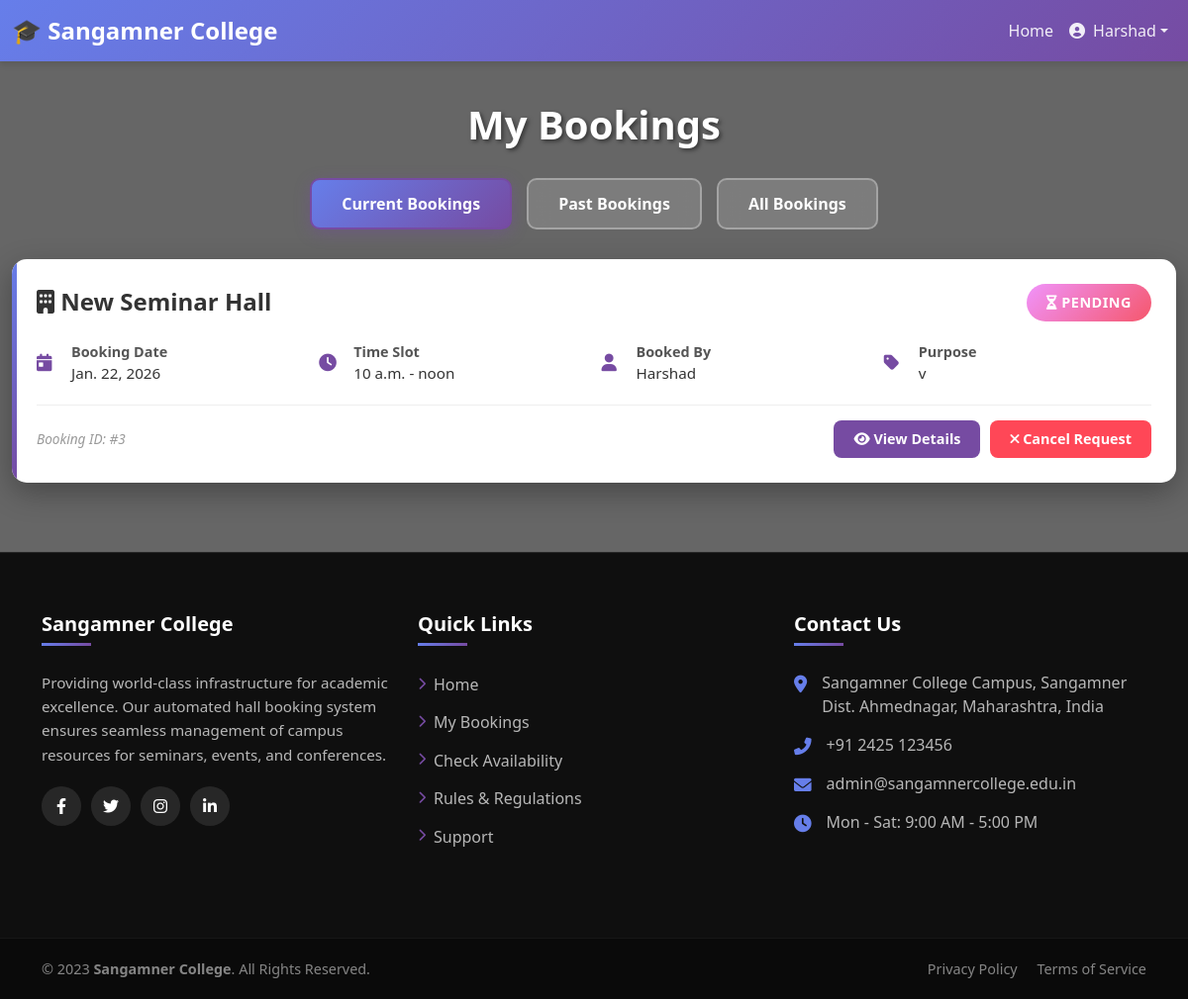
The page /mybooking/ (signed in) on the database as committed earlier.
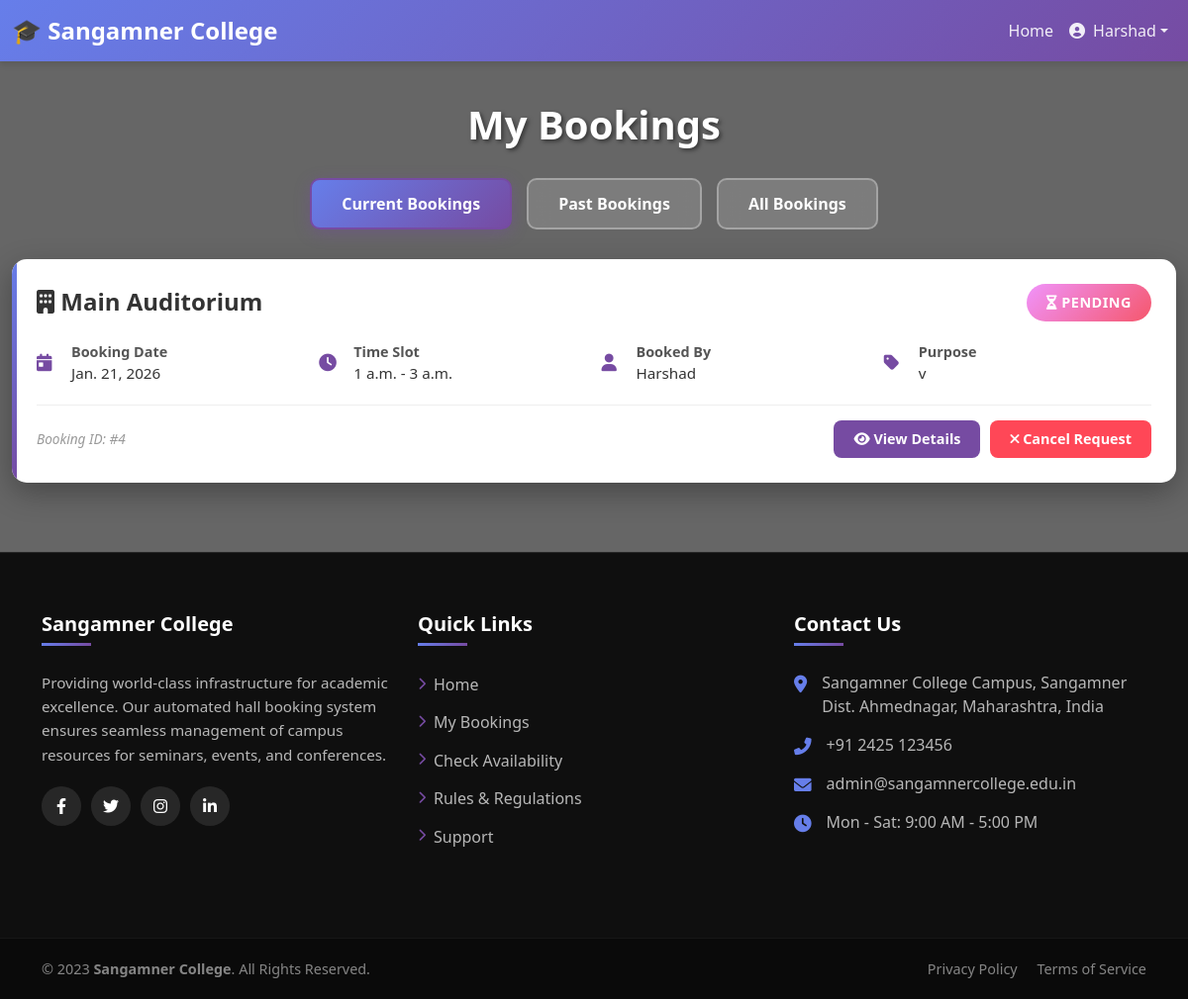
The same page on the database as committed later.
### hallapp/models.py (models this page shows, shortened)
class User(AbstractUser):
    department = models.CharField(max_length=100, blank=True, null=True)
    phone_number = models.CharField(max_length=15, blank=True, null=True)

class Booking(models.Model):
    STATUS_CHOICES = (
        ('PENDING', 'Pending'),
        ('APPROVED', 'Approved'),
        ('REJECTED', 'Rejected'),
        ('COMPLETED', 'Completed'),
        ('CANCELLED', 'Cancelled'),
    )
    STAGE_CHOICES = (
        ('Large', 'Large'),
        ('Small', 'Small'),
    )
    CHAIR_CHOICES = (
        ('Wheel', 'Wheel'),
        ('Fiber', 'Fiber'),
    )
    user = models.ForeignKey(User, on_delete=models.CASCADE, related_name='bookings')
    hall = models.ForeignKey(Hall, on_delete=models.CASCADE, related_name='bookings')
    event_name = models.CharField(max_length=200)
    department = models.CharField(max_length=100)
    coordinator_name = models.CharField(max_length=100, verbose_name="Program Head / Coordinator")
    coordinator_mobile = models.CharField(max_length=15)
    booking_date = models.DateField()
    start_time = models.TimeField()
    end_time = models.TimeField()
    stage_size = models.CharField(max_length=10, choices=STAGE_CHOICES, blank=True)
    audience_count = models.PositiveIntegerField(default=0)
    chair_type = models.CharField(max_length=10, choices=CHAIR_CHOICES, blank=True)
    chair_count = models.PositiveIntegerField(default=0)
    mic_count = models.PositiveIntegerField(default=0)
    speaker_count = models.PositiveIntegerField(default=0)
    projector_count = models.PositiveIntegerField(default=0)
    laptop_count = models.PositiveIntegerField(default=0)
    req_agarbatti = models.BooleanField(default=False, verbose_name="Incense Sticks (Agarbatti)")
    req_matchbox = models.BooleanField(default=False, verbose_name="Matchbox")
    req_oil = models.BooleanField(default=False, verbose_name="Oil")
    req_wati = models.BooleanField(default=False, verbose_name="Cotton Wicks (Wati)")
    req_kapur = models.BooleanField(default=False, verbose_name="Camphor (Kapur)")
    req_satarangi = models.CharField(max_length=100, blank=True, verbose_name="Satarangi/Mat")
    req_carpet = models.BooleanField(default=False, verbose_name="Red Carpet")
    req_mandap = models.BooleanField(default=False, verbose_name="Mandap")
    req_saraswati_photo = models.BooleanField(default=False, verbose_name="Saraswati Photo")
    req_samai = models.BooleanField(default=False, verbose_name="Traditional Lamp (Samai)")
    status = models.CharField(max_length=20, choices=STATUS_CHOICES, default='PENDING')
    rejection_reason = models.TextField(blank=True, null=True)
    approved_by = models.ForeignKey(User, on_delete=models.SET_NULL, null=True, blank=True, related_name='approved_bookings')
    approved_at = models.DateTimeField(null=True, blank=True)
    rejected_by = models.ForeignKey(User, on_delete=models.SET_NULL, null=True, blank=True, related_name='rejected_bookings')
    rejected_at = models.DateTimeField(null=True, blank=True)
    created_at = models.DateTimeField(auto_now_add=True)
    updated_at = models.DateTimeField(auto_now=True)
    class Meta:
        ordering = ['-booking_date', '-start_time']

class Hall(models.Model):
    name = models.CharField(max_length=100)  # e.g., "Main Auditorium"
    capacity = models.IntegerField()         # e.g., 500
    location = models.CharField(max_length=100) # e.g., "Block A"
    description = models.TextField(blank=True)
    facilities = models.CharField(max_length=255, help_text="e.g., AC, Sound System, WiFi")
    is_active = models.BooleanField(default=True)

### hallapp/views.py (the view)
# urls.py: path('mybooking/', views.my_bookings, name='mybooking'),
@login_required
def my_bookings(request):
    bookings = Booking.objects.filter(user=request.user).order_by('-booking_date')
    return render(request, 'mybooking.html', {'bookings': bookings})

### hallapp/templates/mybooking.html (shortened to what this page needs)
<!doctype html>
<html lang="en">
{% load static %}
<head>
  <link href="https://cdn.jsdelivr.net/npm/bootstrap@5.1.3/dist/css/bootstrap.min.css" rel="stylesheet">
  <link rel="stylesheet" href="https://cdnjs.cloudflare.com/ajax/libs/font-awesome/6.0.0/css/all.min.css">
</head>
<body>
  <nav class="navbar navbar-expand-lg navbar-dark">
    <div class="container-fluid">
      <a class="navbar-brand" href="#">🎓 Sangamner College</a>
      <div class="collapse navbar-collapse" id="navbarNav">
        <ul class="navbar-nav ms-auto">
          <li class="nav-item"><a class="nav-link" href="{% url 'index' %}">Home</a></li>
          {% if user.is_authenticated %}
          <li class="nav-item dropdown">
            <a class="nav-link dropdown-toggle d-flex align-items-center" href="#" id="profileDropdown" role="button"
              data-bs-toggle="dropdown" aria-expanded="false">
              <i class="fas fa-user-circle me-2"></i>
              <span>{{ user.get_full_name|default:user.username }}</span>
            </a>
          </li>
          {% endif %}
        </ul>
      </div>
    </div>
  </nav>
  <h1 class="page-title">My Bookings</h1>
  <div class="content-wrapper">
    <div class="booking-tabs">
      <button class="tab-btn active" data-tab="current">Current Bookings</button>
      <button class="tab-btn" data-tab="past">Past Bookings</button>
      <button class="tab-btn" data-tab="all">All Bookings</button>
    </div>
    <div class="container bookings-container">
      <div id="current-tab" class="tab-content-section active">
        {% if bookings %}
        {% for booking in bookings %}
        {% if booking.status == 'PENDING' or booking.status == 'APPROVED' %}
        <div class="booking-card">
          <div class="booking-header">
            <h3 class="hall-name"><i class="fas fa-building"></i> {{ booking.hall.name }}</h3>
            <span
              class="status-badge
                  {% if booking.status == 'APPROVED' %}status-confirmed{% elif booking.status == 'PENDING' %}status-pending{% elif booking.status == 'REJECTED' %}status-rejected{% else %}status-completed{% endif %}">
              <i
                class="fas
                    {% if booking.status == 'APPROVED' %}fa-check-circle{% elif booking.status == 'PENDING' %}fa-hourglass-half{% elif booking.status == 'REJECTED' %}fa-times-circle{% else %}fa-check-double{% endif %}"></i>
              {{ booking.get_status_display }}
            </span>
          </div>
          <div class="booking-details">
            <div class="detail-item">
              <i class="fas fa-calendar-day"></i>
              <div>
                <div class="detail-label">Booking Date</div>
                <div class="detail-value">{{ booking.booking_date }}</div>
              </div>
            </div>
            <div class="detail-item">
              <i class="fas fa-clock"></i>
              <div>
                <div class="detail-label">Time Slot</div>
                <div class="detail-value">{{ booking.start_time }} - {{ booking.end_time }}</div>
              </div>
            </div>
            <div class="detail-item">
              <i class="fas fa-user"></i>
              <div>
                <div class="detail-label">Booked By</div>
                <div class="detail-value">{{ booking.user.get_full_name|default:booking.user.username }}</div>
              </div>
            </div>
            <div class="detail-item">
              <i class="fas fa-tag"></i>
              <div>
                <div class="detail-label">Purpose</div>
                <div class="detail-value">{{ booking.event_name }}</div>
              </div>
            </div>
          </div>
          <div class="booking-footer">
            <span class="booking-id">Booking ID: #{{ booking.id }}</span>
            <div class="action-buttons">
              <button class="btn-action btn-view" onclick="viewDetails('#{{ booking.id }}')">
                <i class="fas fa-eye"></i> View Details
              </button>
              {% if booking.status == 'PENDING' %}
              <button class="btn-action btn-cancel" onclick="cancelBooking('#{{ booking.id }}')">
                <i class="fas fa-times"></i> Cancel Request
              </button>
              {% endif %}
            </div>
          </div>
        </div>
        {% endif %}
        {% endfor %}
        {% else %}
        <div class="empty-state">
          <i class="fas fa-calendar-times"></i>
          <h3>No Current Bookings</h3>
          <p>You don't have any current bookings. Make a new booking to get started!</p>
        </div>
        {% endif %}
      </div>
    </div>
  </div>
  <footer class="main-footer">
    <div class="container">
      <div class="row">
        <div class="col-lg-4 col-md-6 mb-4">
          <div class="footer-widget">
            <h4>Sangamner College</h4>
            <p class="footer-desc">
              Providing world-class infrastructure for academic excellence. Our automated hall booking system
              ensures seamless management of campus resources for seminars, events, and conferences.
            </p>
            <div class="social-icons">
              <a href="#" class="social-icon"><i class="fab fa-facebook-f"></i></a>
              <a href="#" class="social-icon"><i class="fab fa-twitter"></i></a>
              <a href="#" class="social-icon"><i class="fab fa-instagram"></i></a>
              <a href="#" class="social-icon"><i class="fab fa-linkedin-in"></i></a>
            </div>
          </div>
        </div>
        <div class="col-lg-4 col-md-6 mb-4">
          <div class="footer-widget">
            <h4>Quick Links</h4>
            <ul class="footer-links">
              <li><a href="{% url 'index' %}"><i class="fas fa-chevron-right"></i> Home</a></li>
              <li><a href="{% url 'mybooking' %}"><i class="fas fa-chevron-right"></i> My Bookings</a></li>
              <li><a href="#"><i class="fas fa-chevron-right"></i> Check Availability</a></li>
              <li><a href="#"><i class="fas fa-chevron-right"></i> Rules & Regulations</a></li>
              <li><a href="#"><i class="fas fa-chevron-right"></i> Support</a></li>
            </ul>
          </div>
        </div>
        <div class="col-lg-4 col-md-6 mb-4">
          <div class="footer-widget">
            <h4>Contact Us</h4>
            <ul class="contact-list list-unstyled">
              <li>
                <i class="fas fa-map-marker-alt"></i>
                <span>Sangamner College Campus, Sangamner<br>Dist. Ahmednagar, Maharashtra, India</span>
              </li>
              <li>
                <i class="fas fa-phone-alt"></i>
                <span>+91 2425 123456</span>
              </li>
              <li>
                <i class="fas fa-envelope"></i>
                <span>admin@sangamnercollege.edu.in</span>
              </li>
              <li>
                <i class="fas fa-clock"></i>
                <span>Mon - Sat: 9:00 AM - 5:00 PM</span>
              </li>
            </ul>
          </div>
        </div>
      </div>
    </div>
    <div class="footer-bottom">
      <div class="container">
        <div class="row align-items-center">
          <div class="col-md-6 text-md-start">
            &copy; 2023 <strong>Sangamner College</strong>. All Rights Reserved.
          </div>
          <div class="col-md-6 text-md-end mt-2 mt-md-0">
            <a href="#" class="text-white-50 text-decoration-none me-3">Privacy Policy</a>
            <a href="#" class="text-white-50 text-decoration-none">Terms of Service</a>
          </div>
        </div>
      </div>
    </div>
  </footer>
</body>
</html>

Rows that differ between the two databases and show on the page:
removed Booking: hall.name "New Seminar Hall", status "PENDING", booking_date "Jan. 22, 2026", start_time "10 a.m.", end_time "noon", user.get_full_name "Harshad", event_name "v", id "3"
added Booking: hall.name "Main Auditorium", status "PENDING", booking_date "Jan. 21, 2026", start_time "1 a.m.", end_time "3 a.m.", user.get_full_name "Harshad", event_name "v", id "4"
